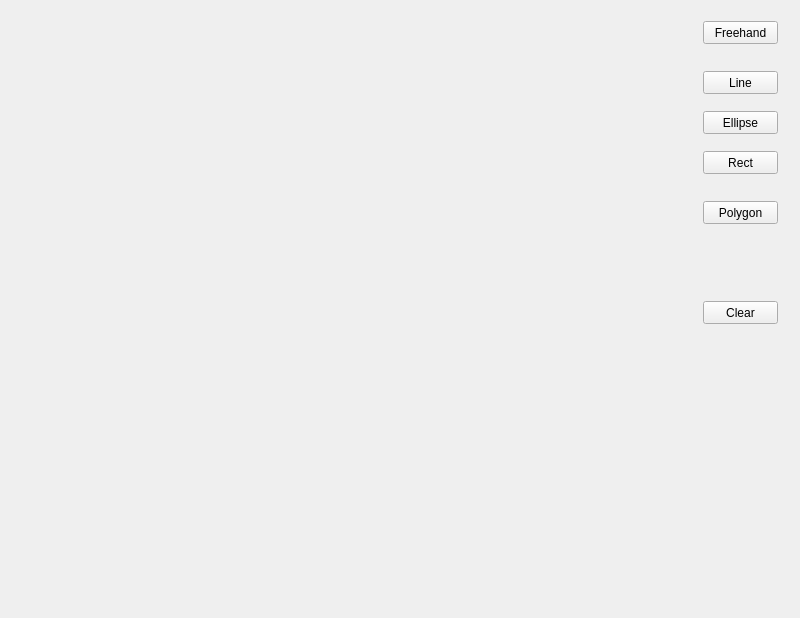
<?xml version="1.0" encoding="UTF-8"?>
<ui version="4.0">
 <class>MiniDrawClass</class>
 <widget class="QWidget" name="MiniDrawClass">
  <property name="geometry">
   <rect>
    <x>0</x>
    <y>0</y>
    <width>800</width>
    <height>618</height>
   </rect>
  </property>
  <property name="minimumSize">
   <size>
    <width>0</width>
    <height>0</height>
   </size>
  </property>
  <property name="windowTitle">
   <string>MiniDraw</string>
  </property>
  <layout class="QHBoxLayout" name="horizontalLayout" stretch="7,1">
   <item>
    <widget class="QWidget" name="widget_2" native="true">
     <property name="minimumSize">
      <size>
       <width>0</width>
       <height>0</height>
      </size>
     </property>
     <property name="maximumSize">
      <size>
       <width>10000</width>
       <height>10000</height>
      </size>
     </property>
    </widget>
   </item>
   <item>
    <widget class="QWidget" name="widget" native="true">
     <widget class="QPushButton" name="freehand_btn">
      <property name="enabled">
       <bool>true</bool>
      </property>
      <property name="geometry">
       <rect>
        <x>10</x>
        <y>10</y>
        <width>75</width>
        <height>23</height>
       </rect>
      </property>
      <property name="layoutDirection">
       <enum>Qt::LeftToRight</enum>
      </property>
      <property name="autoFillBackground">
       <bool>false</bool>
      </property>
      <property name="text">
       <string>Freehand</string>
      </property>
      <property name="checkable">
       <bool>false</bool>
      </property>
     </widget>
     <widget class="QPushButton" name="line_btn">
      <property name="geometry">
       <rect>
        <x>10</x>
        <y>60</y>
        <width>75</width>
        <height>23</height>
       </rect>
      </property>
      <property name="text">
       <string>Line</string>
      </property>
     </widget>
     <widget class="QPushButton" name="ellipse_btn">
      <property name="geometry">
       <rect>
        <x>10</x>
        <y>100</y>
        <width>75</width>
        <height>23</height>
       </rect>
      </property>
      <property name="text">
       <string>Ellipse</string>
      </property>
     </widget>
     <widget class="QPushButton" name="rect_btn">
      <property name="geometry">
       <rect>
        <x>10</x>
        <y>140</y>
        <width>75</width>
        <height>23</height>
       </rect>
      </property>
      <property name="text">
       <string>Rect</string>
      </property>
     </widget>
     <widget class="QPushButton" name="polygon_btn">
      <property name="geometry">
       <rect>
        <x>10</x>
        <y>190</y>
        <width>75</width>
        <height>23</height>
       </rect>
      </property>
      <property name="text">
       <string>Polygon</string>
      </property>
     </widget>
     <widget class="QPushButton" name="clear_btn">
      <property name="geometry">
       <rect>
        <x>10</x>
        <y>290</y>
        <width>75</width>
        <height>23</height>
       </rect>
      </property>
      <property name="text">
       <string>Clear</string>
      </property>
     </widget>
    </widget>
   </item>
  </layout>
 </widget>
 <layoutdefault spacing="6" margin="11"/>
 <resources>
  <include location="MiniDraw.qrc"/>
 </resources>
 <connections>
  <connection>
   <sender>polygon_btn</sender>
   <signal>clicked()</signal>
   <receiver>MiniDrawClass</receiver>
   <slot>setPolygon()</slot>
   <hints>
    <hint type="sourcelabel">
     <x>521</x>
     <y>223</y>
    </hint>
    <hint type="destinationlabel">
     <x>238</x>
     <y>225</y>
    </hint>
   </hints>
  </connection>
  <connection>
   <sender>line_btn</sender>
   <signal>clicked()</signal>
   <receiver>MiniDrawClass</receiver>
   <slot>setLine()</slot>
   <hints>
    <hint type="sourcelabel">
     <x>511</x>
     <y>74</y>
    </hint>
    <hint type="destinationlabel">
     <x>236</x>
     <y>82</y>
    </hint>
   </hints>
  </connection>
  <connection>
   <sender>rect_btn</sender>
   <signal>clicked()</signal>
   <receiver>MiniDrawClass</receiver>
   <slot>setRect()</slot>
   <hints>
    <hint type="sourcelabel">
     <x>507</x>
     <y>168</y>
    </hint>
    <hint type="destinationlabel">
     <x>236</x>
     <y>177</y>
    </hint>
   </hints>
  </connection>
  <connection>
   <sender>clear_btn</sender>
   <signal>clicked()</signal>
   <receiver>MiniDrawClass</receiver>
   <slot>clear()</slot>
   <hints>
    <hint type="sourcelabel">
     <x>511</x>
     <y>345</y>
    </hint>
    <hint type="destinationlabel">
     <x>235</x>
     <y>329</y>
    </hint>
   </hints>
  </connection>
  <connection>
   <sender>freehand_btn</sender>
   <signal>clicked()</signal>
   <receiver>MiniDrawClass</receiver>
   <slot>setFreehand()</slot>
   <hints>
    <hint type="sourcelabel">
     <x>515</x>
     <y>35</y>
    </hint>
    <hint type="destinationlabel">
     <x>239</x>
     <y>38</y>
    </hint>
   </hints>
  </connection>
  <connection>
   <sender>ellipse_btn</sender>
   <signal>clicked()</signal>
   <receiver>MiniDrawClass</receiver>
   <slot>setEllipse()</slot>
   <hints>
    <hint type="sourcelabel">
     <x>526</x>
     <y>124</y>
    </hint>
    <hint type="destinationlabel">
     <x>236</x>
     <y>132</y>
    </hint>
   </hints>
  </connection>
 </connections>
 <slots>
  <slot>setFreehand()</slot>
  <slot>setLine()</slot>
  <slot>setEllipse()</slot>
  <slot>setRect()</slot>
  <slot>setPolygon()</slot>
  <slot>clear()</slot>
 </slots>
</ui>
